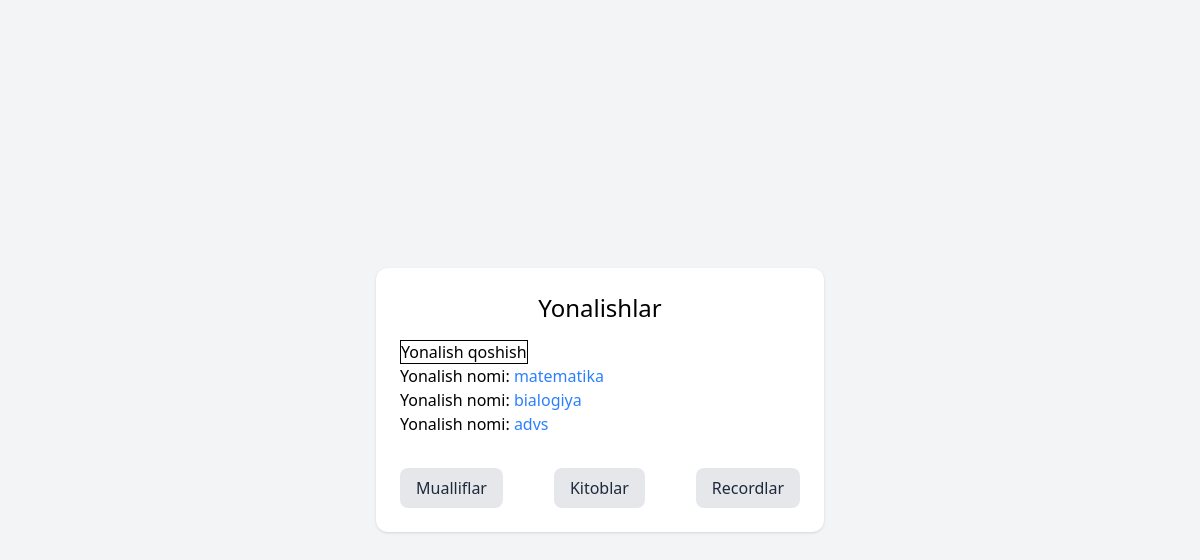
Page /yonalish/ on the committed database.
### Universitet/models.py (models this page shows, shortened)
class Yonalish(models.Model):
    name=models.CharField(max_length=50)
    activ=models.BooleanField()

### Universitet/views.py (the view)
# urls.py: path('yonalish/',yonalish),
def yonalish(request):
    yonalish=Yonalish.objects.all()
    context={
        'yonalish':yonalish,
    }
    return render(request,'yonalish.html',context)

### template/yonalish.html (shortened to what this page needs)
<!doctype html>
<html lang="en">
  <head>
    <script src="https://cdn.jsdelivr.net/npm/@tailwindcss/browser@4"></script>
  </head>
  <body class="bg-gray-100 min-h-screen flex justify-center items-center">
    <div class="bg-white p-6 rounded-xl shadow w-full max-w-md">
      <h1 class="text-2xl text-center mb-4">Yonalishlar</h1>
      <div>
        <a href="/qoshish/yonalish/" class="border">Yonalish qoshish</a>
      </div>
      {% for y in yonalish %}
      <p>
        <a href="/talaba/{{ talaba.id }}" class="text-black">
          Yonalish nomi: <span class="text-blue-500"> {{ y.name }}</span>
        </a>
      </p>
      {% endfor %}
      <div class="mt-8 flex justify-between">
        <a
          href="/"
          class="px-4 py-2 rounded-lg bg-gray-200 text-gray-800 hover:bg-gray-300 transition"
        >
          Mualliflar
        </a>
        <a
          href="/kitoblar"
          class="px-4 py-2 rounded-lg bg-gray-200 text-gray-800 hover:bg-gray-300 transition"
        >
          Kitoblar
        </a>
        <a
          href="/record"
          class="px-4 py-2 rounded-lg bg-gray-200 text-gray-800 hover:bg-gray-300 transition"
        >
          Recordlar
        </a>
      </div>
    </div>
  </body>
</html>

### rows in the picture
Yonalish: name "matematika"
Yonalish: name "bialogiya"
Yonalish: name "advs"
